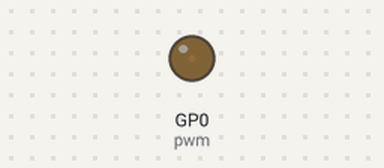
A program run on a simulated Raspberry Pi Pico running MicroPython. On the bench: output pins drawn as LEDs (lit = HIGH).

Above: at 0.05 s.
At 4.95 s:
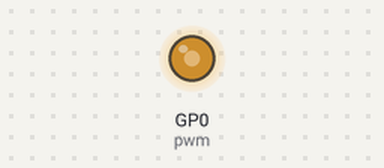
At 7.65 s:
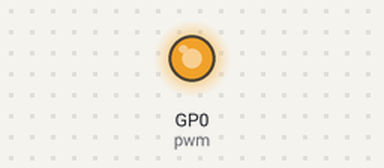
At 15.35 s:
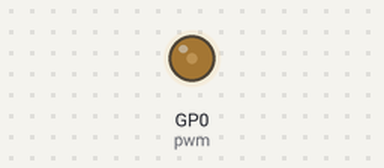
Timing chart, 0 to 22.7 s (numbered marks = the images above):
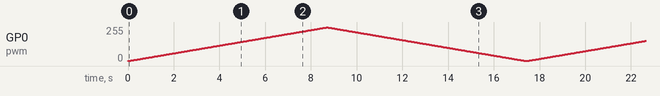

The program:

Control_LED_Brightnmess_with_PWM.py
```python
from machine import Pin, PWM
from time import sleep

pwm = PWM(Pin("GP0", Pin.OUT))

pwm.freq(1000)

while True:
    for duty in range(65025):
        pwm.duty_u16(duty)
        sleep(0.0001)
    for duty in range(65025, 0, -1):
        pwm.duty_u16(duty)
        sleep(0.0001)
```
